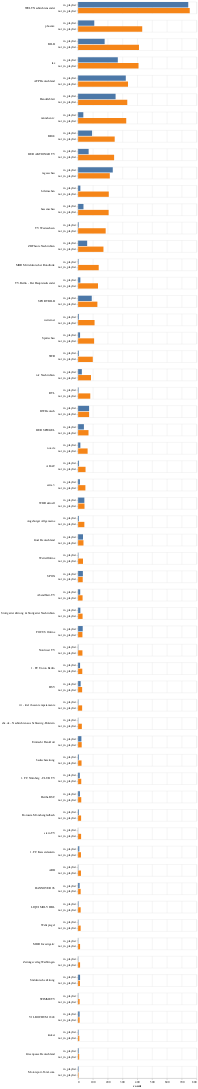

Notebook code for this chart:
### Code cell
alt.Chart(pd.DataFrame(data=vis_data, columns=['name', 'count', 'hit'])).transform_calculate(
    key="datum.hit == 'hit'"
).transform_joinaggregate(
    sort_key="argmax(key)", groupby=['name']
).transform_calculate(
    sort_val='datum.sort_key.count'  
).mark_bar().encode(
    x='count:Q',
    y=alt.Y('hit:O', axis=alt.Axis(title=None)),
    color=alt.Color('hit:N', legend=None),
    row=alt.Row('name:N',
        title="",
        header=alt.Header(labelAngle=0, labelAlign='left'),
        sort=alt.SortField("sort_val", order="descending")
    ), 
)

### Figure 1 — Vega-Lite specification as saved in the notebook (floating-point values rounded to 4 significant figures)
{"config": {"view": {"continuousWidth": 400, "continuousHeight": 300}}, "data": {"name": "data-5a36773a2cfa88746d014f5f0315cfd0"}, "mark": "bar", "encoding": {"color": {"field": "hit", "legend": null, "type": "nominal"}, "row": {"field": "name", "header": {"labelAlign": "left", "labelAngle": 0}, "sort": {"field": "sort_val", "order": "descending"}, "title": "", "type": "nominal"}, "x": {"field": "count", "type": "quantitative"}, "y": {"axis": {"title": null}, "field": "hit", "type": "ordinal"}}, "transform": [{"calculate": "datum.hit == 'hit'", "as": "key"}, {"joinaggregate": [{"op": "argmax", "field": "key", "as": "sort_key"}], "groupby": ["name"]}, {"calculate": "datum.sort_key.count", "as": "sort_val"}], "$schema": "https://vega.github.io/schema/vega-lite/v4.17.0.json", "datasets": {"data-5a36773a2cfa88746d014f5f0315cfd0": [{"name": "1. FC Kaiserslautern", "count": 19, "hit": "not_in_playlist"}, {"name": "1. FC Kaiserslautern", "count": 8, "hit": "in_playlist"}, {"name": "1. FC Nürnberg - CLUB TV", "count": 21, "hit": "not_in_playlist"}, {"name": "1. FC Nürnberg - CLUB TV", "count": 11, "hit": "in_playlist"}, {"name": "1. FC Union Berlin", "count": 28, "hit": "not_in_playlist"}, {"name": "1. FC Union Berlin", "count": 13, "hit": "in_playlist"}, {"name": "ADAC", "count": 50, "hit": "not_in_playlist"}, {"name": "ADAC", "count": 6, "hit": "in_playlist"}, {"name": "AFP Deutschland", "count": 337, "hit": "not_in_playlist"}, {"name": "AFP Deutschland", "count": 322, "hit": "in_playlist"}, {"name": "ARD", "count": 19, "hit": "not_in_playlist"}, {"name": "ARD", "count": 1, "hit": "in_playlist"}, {"name": "Abendblatt-TV", "count": 30, "hit": "not_in_playlist"}, {"name": "Abendblatt-TV", "count": 14, "hit": "in_playlist"}, {"name": "Augsburger Allgemeine", "count": 42, "hit": "not_in_playlist"}, {"name": "Augsburger Allgemeine", "count": 5, "hit": "in_playlist"}, {"name": "BILD", "count": 411, "hit": "not_in_playlist"}, {"name": "BILD", "count": 179, "hit": "in_playlist"}, {"name": "BR24", "count": 247, "hit": "not_in_playlist"}, {"name": "BR24", "count": 94, "hit": "in_playlist"}, {"name": "Borussia Mönchengladbach", "count": 20, "hit": "not_in_playlist"}, {"name": "Borussia Mönchengladbach", "count": 5, "hit": "in_playlist"}, {"name": "DER AKTIONÄR TV", "count": 243, "hit": "not_in_playlist"}, {"name": "DER AKTIONÄR TV", "count": 71, "hit": "in_playlist"}, {"name": "DER SPIEGEL", "count": 70, "hit": "not_in_playlist"}, {"name": "DER SPIEGEL", "count": 39, "hit": "in_playlist"}, {"name": "DW Deutsch", "count": 74, "hit": "not_in_playlist"}, {"name": "DW Deutsch", "count": 74, "hit": "in_playlist"}, {"name": "Eintracht Frankfurt", "count": 24, "hit": "not_in_playlist"}, {"name": "Eintracht Frankfurt", "count": 22, "hit": "in_playlist"}, {"name": "FOCUS Online", "count": 29, "hit": "not_in_playlist"}, {"name": "FOCUS Online", "count": 31, "hit": "in_playlist"}, {"name": "Goal Deutschland", "count": 36, "hit": "not_in_playlist"}, {"name": "Goal Deutschland", "count": 33, "hit": "in_playlist"}, {"name": "Greenpeace Deutschland", "count": 7, "hit": "not_in_playlist"}, {"name": "Greenpeace Deutschland", "count": 4, "hit": "in_playlist"}, {"name": "HANNOVER 96", "count": 17, "hit": "not_in_playlist"}, {"name": "HANNOVER 96", "count": 10, "hit": "in_playlist"}, {"name": "HSV", "count": 27, "hit": "not_in_playlist"}, {"name": "HSV", "count": 17, "hit": "in_playlist"}, {"name": "Handelsblatt", "count": 332, "hit": "not_in_playlist"}, {"name": "Handelsblatt", "count": 253, "hit": "in_playlist"}, {"name": "Hertha BSC", "count": 21, "hit": "not_in_playlist"}, {"name": "Hertha BSC", "count": 12, "hit": "in_playlist"}, {"name": "LIQUI MOLY HBL", "count": 17, "hit": "not_in_playlist"}, {"name": "LIQUI MOLY HBL", "count": 3, "hit": "in_playlist"}, {"name": "MDR Investigativ", "count": 13, "hit": "not_in_playlist"}, {"name": "MDR Investigativ", "count": 1, "hit": "in_playlist"}, {"name": "MDR Mitteldeutscher Rundfunk", "count": 139, "hit": "not_in_playlist"}, {"name": "MDR Mitteldeutscher Rundfunk", "count": 3, "hit": "in_playlist"}, {"name": "Motorsport-Total.com", "count": 3, "hit": "not_in_playlist"}, {"name": "Motorsport-Total.com", "count": 3, "hit": "in_playlist"}, {"name": "Nordwest TV", "count": 29, "hit": "not_in_playlist"}, {"name": "Nordwest TV", "count": 1, "hit": "in_playlist"}, {"name": "RTL", "count": 82, "hit": "not_in_playlist"}, {"name": "RTL", "count": 3, "hit": "in_playlist"}, {"name": "SPORT BILD", "count": 130, "hit": "not_in_playlist"}, {"name": "SPORT BILD", "count": 92, "hit": "in_playlist"}, {"name": "SPOX", "count": 31, "hit": "not_in_playlist"}, {"name": "SPOX", "count": 32, "hit": "in_playlist"}, {"name": "STIMMETV", "count": 10, "hit": "not_in_playlist"}, {"name": "STIMMETV", "count": 1, "hit": "in_playlist"}, {"name": "SWR", "count": 99, "hit": "not_in_playlist"}, {"name": "SWR", "count": 5, "hit": "in_playlist"}, {"name": "Sportschau", "count": 108, "hit": "not_in_playlist"}, {"name": "Sportschau", "count": 13, "hit": "in_playlist"}, {"name": "Stuttgarter Zeitung & Stuttgarter Nachrichten", "count": 30, "hit": "not_in_playlist"}, {"name": "Stuttgarter Zeitung & Stuttgarter Nachrichten", "count": 15, "hit": "in_playlist"}, {"name": "Süddeutsche Zeitung", "count": 12, "hit": "not_in_playlist"}, {"name": "Süddeutsche Zeitung", "count": 13, "hit": "in_playlist"}, {"name": "TV Westsachsen", "count": 186, "hit": "not_in_playlist"}, {"name": "TV Westsachsen", "count": 4, "hit": "in_playlist"}, {"name": "TV.Berlin - Der Hauptstadtsender", "count": 134, "hit": "not_in_playlist"}, {"name": "TV.Berlin - Der Hauptstadtsender", "count": 15, "hit": "in_playlist"}, {"name": "VfL BOCHUM 1848", "count": 10, "hit": "not_in_playlist"}, {"name": "VfL BOCHUM 1848", "count": 10, "hit": "in_playlist"}, {"name": "WDR aktuell", "count": 43, "hit": "not_in_playlist"}, {"name": "WDR aktuell", "count": 42, "hit": "in_playlist"}, {"name": "WELT Nachrichtensender", "count": 754, "hit": "not_in_playlist"}, {"name": "WELT Nachrichtensender", "count": 744, "hit": "in_playlist"}, {"name": "Weltspiegel", "count": 17, "hit": "not_in_playlist"}, {"name": "Weltspiegel", "count": 2, "hit": "in_playlist"}, {"name": "WetterOnline", "count": 33, "hit": "not_in_playlist"}, {"name": "WetterOnline", "count": 2, "hit": "in_playlist"}, {"name": "ZDFheute Nachrichten", "count": 171, "hit": "not_in_playlist"}, {"name": "ZDFheute Nachrichten", "count": 61, "hit": "in_playlist"}, {"name": "Zeitungsverlag Waiblingen", "count": 13, "hit": "not_in_playlist"}, {"name": "Zeitungsverlag Waiblingen", "count": 1, "hit": "in_playlist"}, {"name": "badischezeitung", "count": 23, "hit": "not_in_playlist"}, {"name": "badischezeitung", "count": 5, "hit": "in_playlist"}, {"name": "extra 3", "count": 49, "hit": "not_in_playlist"}, {"name": "extra 3", "count": 12, "hit": "in_playlist"}, {"name": "faz", "count": 408, "hit": "not_in_playlist"}, {"name": "faz", "count": 268, "hit": "in_playlist"}, {"name": "hessenschau", "count": 206, "hit": "not_in_playlist"}, {"name": "hessenschau", "count": 36, "hit": "in_playlist"}, {"name": "hrfernsehen", "count": 207, "hit": "not_in_playlist"}, {"name": "hrfernsehen", "count": 15, "hit": "in_playlist"}, {"name": "kicker", "count": 8, "hit": "not_in_playlist"}, {"name": "kicker", "count": 3, "hit": "in_playlist"}, {"name": "münchen.tv", "count": 325, "hit": "not_in_playlist"}, {"name": "münchen.tv", "count": 35, "hit": "in_playlist"}, {"name": "noz.de", "count": 64, "hit": "not_in_playlist"}, {"name": "noz.de", "count": 15, "hit": "in_playlist"}, {"name": "ntv Nachrichten", "count": 87, "hit": "not_in_playlist"}, {"name": "ntv Nachrichten", "count": 25, "hit": "in_playlist"}, {"name": "phoenix", "count": 433, "hit": "not_in_playlist"}, {"name": "phoenix", "count": 109, "hit": "in_playlist"}, {"name": "shz.de – Nachrichten aus Schleswig-Holstein", "count": 25, "hit": "not_in_playlist"}, {"name": "shz.de – Nachrichten aus Schleswig-Holstein", "count": 1, "hit": "in_playlist"}, {"name": "stern TV", "count": 20, "hit": "not_in_playlist"}, {"name": "stern TV", "count": 0, "hit": "in_playlist"}, {"name": "tagesschau", "count": 214, "hit": "not_in_playlist"}, {"name": "tagesschau", "count": 234, "hit": "in_playlist"}, {"name": "ttt - titel thesen temperamente", "count": 27, "hit": "not_in_playlist"}, {"name": "ttt - titel thesen temperamente", "count": 2, "hit": "in_playlist"}, {"name": "wetternet", "count": 111, "hit": "not_in_playlist"}, {"name": "wetternet", "count": 5, "hit": "in_playlist"}]}}
